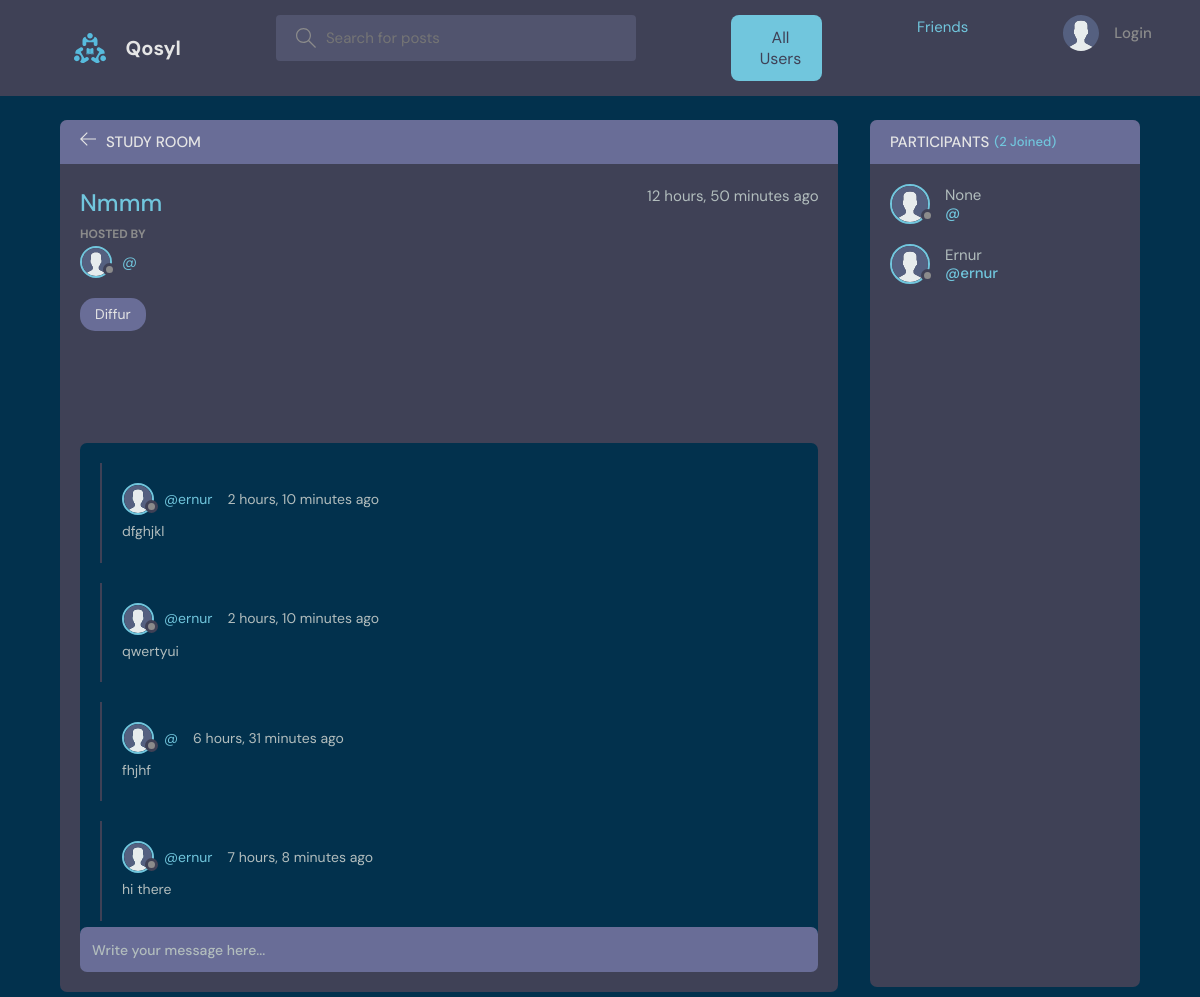
The page /room/4/ on the database its author committed.
### rooms/models.py (models this page shows, shortened)
class Room(models.Model):
    host = models.ForeignKey(settings.AUTH_USER_MODEL, on_delete=models.SET_NULL, null=True)
    topic = models.ForeignKey('users.Topic', on_delete=models.SET_NULL, null=True)
    name = models.CharField(max_length=200)
    description = models.TextField(null=True, blank=True)
    participants = models.ManyToManyField(settings.AUTH_USER_MODEL, related_name='participants', blank=True)
    updated = models.DateTimeField(auto_now=True)
    created = models.DateTimeField(auto_now_add=True)
    class Meta:
        ordering = ['-updated', '-created']

### users/models.py (models this page shows, shortened)
class User(AbstractUser):
    name = models.CharField(max_length=200, null=True)
    email = models.EmailField(unique=True, null=True)
    bio = models.TextField(null=True)
    avatar = models.ImageField(upload_to='avatars/', default='avatar.svg')
    friends = models.ManyToManyField('self', blank=True, symmetrical=True, related_name='user_friends')
    USERNAME_FIELD = 'email'
    REQUIRED_FIELDS = []
    objects = UserManager()

class Topic(models.Model):
    name = models.CharField(max_length=200)
    def __str__(self):
        return self.name

### chat/models.py (models this page shows, shortened)
class Message(models.Model):
    user = models.ForeignKey(settings.AUTH_USER_MODEL, on_delete=models.CASCADE)
    room = models.ForeignKey(Room, on_delete=models.CASCADE)
    body = models.TextField()
    updated = models.DateTimeField(auto_now=True)
    created = models.DateTimeField(auto_now_add=True)
    class Meta:
        ordering = ['-updated', '-created']

### rooms/views.py (the view, shortened to what this page needs)
# urls.py: path('room/<str:pk>/', views.room, name="room"),
def room(request, pk):
    room = Room.objects.get(id=pk)
    room_messages = room.message_set.all()
    participants = room.participants.all()
    context = {'room': room, 'room_messages': room_messages,
               'participants': participants}
    return render(request, 'rooms/room.html', context)

### rooms/templates/rooms/room.html (shortened to what this page needs)
{% extends 'main.html' %}
{% block content %}
<main class="profile-page layout layout--2">
  <div class="container">
    <div class="room">
      <div class="room__top">
        <div class="room__topLeft">
          <a href="{% url 'home' %}">
            <svg version="1.1" xmlns="http://www.w3.org/2000/svg" width="32" height="32" viewBox="0 0 32 32">
              <title>arrow-left</title>
              <path
                d="M13.723 2.286l-13.723 13.714 13.719 13.714 1.616-1.611-10.96-10.96h27.625v-2.286h-27.625l10.965-10.965-1.616-1.607z">
              </path>
            </svg>
          </a>
          <h3>Study Room</h3>
        </div>
      </div>
      <div class="room__box scroll">
        <div class="room__header scroll">
          <div class="room__info">
            <h3>{{room.name}}</h3>
            <span>{{room.created|timesince}} ago</span>
          </div>
          <div class="room__hosted">
            <p>Hosted By</p>
            <a href="{% url 'user-profile' room.host.id %}" class="room__author">
              <div class="avatar avatar--small">
                <img src="{{room.host.avatar.url}}" />
              </div>
              <span>@{{room.host.username}}</span>
            </a>
          </div>
          <span class="room__topics">{{room.topic}}</span>
        </div>
        <div class="room__conversation">
          <div class="threads scroll">
            {% for message in room_messages %}
            <div class="thread">
              <div class="thread__top">
                <div class="thread__author">
                  <a href="{% url 'user-profile' message.user.id %}" class="thread__authorInfo">
                    <div class="avatar avatar--small">
                      <img src="{{message.user.avatar.url}}" />
                    </div>
                    <span>@{{message.user.username}}</span>
                  </a>
                  <span class="thread__date">{{message.created|timesince}} ago</span>
                </div>
              </div>
              <div class="thread__details">
                {{message.body}}
              </div>
            </div>
            {% endfor %}
          </div>
        </div>
      </div>
      <div class="room__message">
        <form action="" method="POST">
          <input name="body" placeholder="Write your message here..." />
        </form>
      </div>
    </div>
    <div class="participants">
      <h3 class="participants__top">Participants <span>({{participants.count}} Joined)</span></h3>
      <div class="participants__list scroll">
        {% for user in participants %}
        <a href="{%  url 'user-profile' user.id %}" class="participant">
          <div class="avatar avatar--medium">
            <img src="{{user.avatar.url}}" />
          </div>
          <p>
            {{user.name}}
            <span>@{{user.username}}</span>
          </p>
        </a>
        {% endfor %}
      </div>
    </div>
  </div>
</main>
{% endblock content %}

### rows shown on the page
Room: name "Nmmm", created "12 hours, 50 minutes", host.avatar (placeholder picture), topic "Diffur"
Message: user.avatar (placeholder picture), user.username "ernur", created "2 hours, 10 minutes", body "dfghjkl"
Message: user.avatar (placeholder picture), user.username "ernur", created "2 hours, 10 minutes", body "qwertyui"
Message: user.avatar (placeholder picture), created "6 hours, 31 minutes", body "fhjhf"
Message: user.avatar (placeholder picture), user.username "ernur", created "7 hours, 8 minutes", body "hi there"
User: avatar (placeholder picture), name "None"
User: avatar (placeholder picture), name "Ernur", username "ernur"

### other values the page prints
{{ participants.count }} "2"
